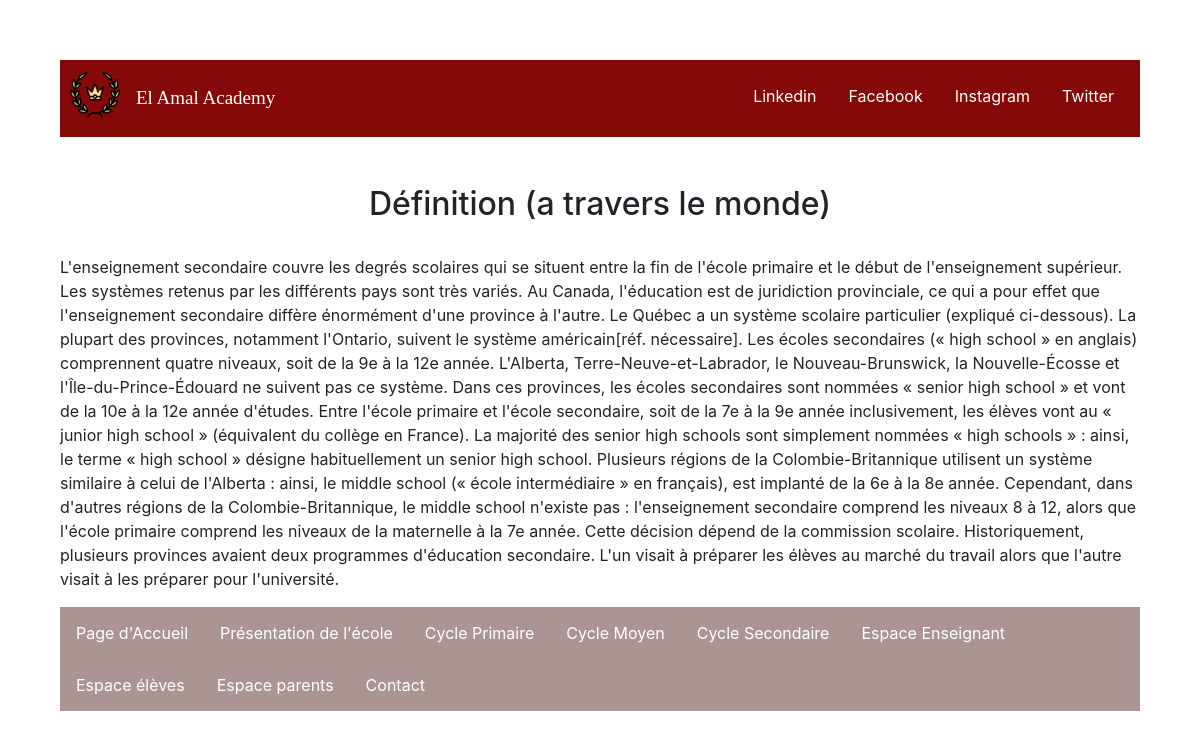
Screenshot of /views/informationPratiqueS.php with the database file from the repository.
### tables this page shows
CREATE TABLE IF NOT EXISTS `infopratique` (
  `id` int(11) NOT NULL AUTO_INCREMENT,
  `titre` varchar(255) NOT NULL,
  `description` text NOT NULL,
  `idtype` int(11) NOT NULL,
  PRIMARY KEY (`id`),
  KEY `infopratique_ibfk_1` (`idtype`)
);

### controllers/ControllerInfoPratiqueS.php (called while the page is built)
<?php
$relativePath = $_SERVER['DOCUMENT_ROOT'];
require_once($relativePath.'/Latreche_Mohamed_Cherif_Zouaoui_SIL1/views/informationPratiqueS.php');
require_once($relativePath.'/Latreche_Mohamed_Cherif_Zouaoui_SIL1/models/infoPratiqueSModel.php');
class ControllerInfoPratiqueS {
    public function getInfo($id) {
        $aView = new infoPratiqueSModel();
        $rslt=$aView->getInfo($id);
        return $rslt;
    }
    public function afficher() {
        $aView = new informationPratiqueS();
        $aView->afficherPage();
    }
}
$control = new ControllerInfoPratiqueS();
$control->afficher();
?>

### models/infoPratiqueSModel.php (called while the page is built)
<?php
$relativePath = $_SERVER['DOCUMENT_ROOT'];
require_once($relativePath.'/Latreche_Mohamed_Cherif_Zouaoui_SIL1/controllers/ControllerInfoPratiqueS.php');
class infoPratiqueSModel {
    private $db="mysql:dbname=tdw;hostname=127.0.0.1;";
    private $busername = "root";
    private $bpassword = "";
    private function connexion($db,$busername,$bpassword) {
                try {
                    $conn = new PDO($db, $busername, $bpassword);
                    $conn->exec("SET CHARACTER SET utf8");
                }
                catch(PDOException $e)
                {
                    echo "Connection failed: " . $e->getMessage();
                    exit();
                }
                return $conn;
    }
    public function getInfo($id) {
        $conn=$this->connexion($this->db,$this->busername,$this->bpassword);
        $sql = $conn->prepare("SELECT titre, description FROM infopratique where idtype=?");
        $sql->execute(array($id));
        return $sql;
    }
}
?>

### views/informationPratiqueS.php (the view, shortened to what this page needs)
<?php
$relativePath = $_SERVER['DOCUMENT_ROOT'];
require_once($relativePath.'/Latreche_Mohamed_Cherif_Zouaoui_SIL1/controllers/ControllerInfoPratiqueS.php');
class informationPratiqueS {
    public function head() {
        ?>
        <head>
            <link rel="stylesheet" href="../css/gestionEdt.css">
            <link rel="stylesheet" href="https://maxcdn.bootstrapcdn.com/bootstrap/4.5.2/css/bootstrap.min.css">
        </head>
        <?php
    }
    public function navBar() {
        ?>
        <ul class="topnav">
            <li class="left"><img src="../images/logos/laurel.png"></li>
            <li class="middle"><a href="../index.php">El Amal Academy</a></li>
            <li class="right"><a href="#twitter">Twitter</a></li>
            <li class="right"><a href="#instagram">Instagram</a></li>
            <li class="right"><a href="#facebook">Facebook</a></li>
            <li class="right"><a href="#linkedin">Linkedin</a></li>
        </ul>
<br><br>
<?php
    }
        ?>
<?php
    public function contenu() {
        $controller = new ControllerInfoPratiqueS();
        $query = $controller->getInfo(4);
        while($row=$query->fetch()) {
            echo
            "<h2>" . $row["titre"] . "</h2>" .
            "<br>".
            "<p>" . $row["description"] . "</p>" ;
        }
    }
    public function footer() {
        ?>
        <footer class=footer">
            <ul>
                <li><a href="../index.php">Page d'Accueil</a></li>
                <li><a href="../controllers/ControllerPresentation.php">Présentation de l'école</a></li>
                <li><a class="optional" href="../controllers/ControllerCyclePrimaire.php">Cycle Primaire</a></li>
                <li><a class="optional" href="../controllers/ControllerCycleMoyen.php">Cycle Moyen</a></li>
                <li><a class="optional" href="../controllers/ControllerCycleSec.php">Cycle Secondaire</a></li>
                <li><a class="optional" href="../controllers/ControllerEspaceEns.php">Espace Enseignant</a></li>
                <li><a href="../controllers/espaceEleveController.php">Espace élèves</a></li>
                <li><a href="../controllers/ControllerEspaceParent.php">Espace parents</a></li>
                <li><a href="../controllers/contactController.php">Contact</a></li>
            </ul>
        </footer>
        <?php
    }
    public function aBody() {
        ?>
        <body>
        <?php
            $this->navBar();
            $this->contenu();
            $this->footer();
            echo '</body>';
    }
    public function afficherPage() {
        echo '<html>';
        $this->head();
        $this->aBody();
        echo '</html>';
    }
}

### css/gestionEdt.css (style rules this page uses)
ul.topnav { list-style-type: none; margin: 0; padding: 10px; overflow: hidden; background-color: #850909; }
ul.topnav li { float: left; }
ul.topnav li a { display: block; color: white; text-align: center; padding: 14px 16px; text-decoration: none; }
ul.topnav li.right { float: right; }
ul.topnav li.middle { text-align: right; font-size: 19px; font-family: 'Times New Roman', Times, serif; }
.topnav img { width: 50px; height: 50px; float: left; }
body { margin: 5%; padding: 5%; }
ul > li { float: left; }
ul > li a { display: block; color: white; text-align: center; padding: 14px 16px; text-decoration: none; }
footer > ul { list-style-type: none; margin: 0; padding: 0; overflow: hidden; background-color: #aa9494; }
h2 { text-align: center; }

### rows the page displays
infopratique: titre "Définition (a travers le monde)", description "L'enseignement secondaire couvre les degrés scolaires qui se situent entre la fin de l'école primaire et le début de l'enseignement supérieur. Les systèmes retenus par les différents pays sont très variés. Au Canada, l'éducation est de juridiction provinciale, ce qui a pour effet que l'enseignement secondaire diffère énormément d'une province à l'autre. Le Québec a un système scolaire particulier (expliqué ci-dessous). La plupart des provinces, notamment l'Ontario, suivent le système américain[réf. nécessaire]. Les écoles secondaires (« high school » en anglais) comprennent quatre niveaux, soit de la 9e à la 12e année. L'Alberta, Terre-Neuve-et-Labrador, le Nouveau-Brunswick, la…"
